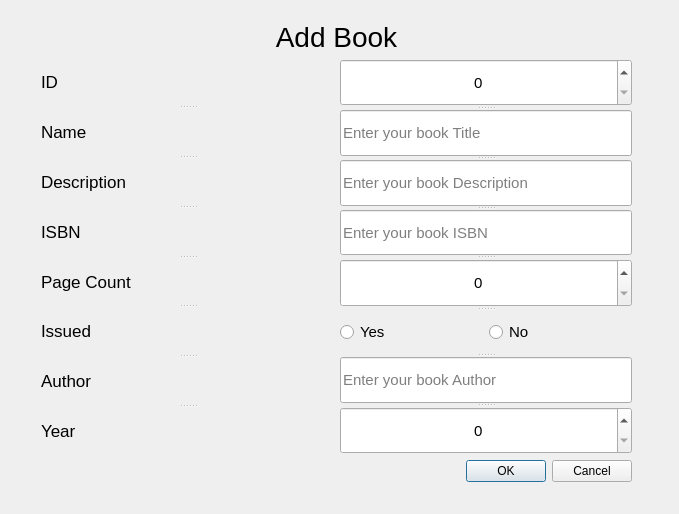
<?xml version="1.0" encoding="UTF-8"?>
<ui version="4.0">
 <class>addBookDialog</class>
 <widget class="QDialog" name="addBookDialog">
  <property name="geometry">
   <rect>
    <x>0</x>
    <y>0</y>
    <width>679</width>
    <height>514</height>
   </rect>
  </property>
  <property name="windowTitle">
   <string>Add Book Dialog</string>
  </property>
  <widget class="QWidget" name="layoutWidget">
   <property name="geometry">
    <rect>
     <x>41</x>
     <y>21</y>
     <width>591</width>
     <height>461</height>
    </rect>
   </property>
   <layout class="QVBoxLayout" name="verticalLayout">
    <item>
     <widget class="QLabel" name="add_book">
      <property name="font">
       <font>
        <pointsize>21</pointsize>
        <weight>50</weight>
        <bold>false</bold>
       </font>
      </property>
      <property name="text">
       <string>Add Book</string>
      </property>
      <property name="alignment">
       <set>Qt::AlignCenter</set>
      </property>
     </widget>
    </item>
    <item>
     <layout class="QHBoxLayout" name="horizontalLayout_2">
      <item>
       <widget class="QSplitter" name="splitter_2">
        <property name="orientation">
         <enum>Qt::Vertical</enum>
        </property>
        <widget class="QLabel" name="id">
         <property name="font">
          <font>
           <pointsize>13</pointsize>
          </font>
         </property>
         <property name="text">
          <string>ID</string>
         </property>
        </widget>
        <widget class="QLabel" name="name">
         <property name="font">
          <font>
           <pointsize>13</pointsize>
          </font>
         </property>
         <property name="text">
          <string>Name</string>
         </property>
        </widget>
        <widget class="QLabel" name="description">
         <property name="font">
          <font>
           <pointsize>13</pointsize>
          </font>
         </property>
         <property name="text">
          <string>Description</string>
         </property>
        </widget>
        <widget class="QLabel" name="isbn">
         <property name="font">
          <font>
           <pointsize>13</pointsize>
           <weight>50</weight>
           <bold>false</bold>
          </font>
         </property>
         <property name="text">
          <string>ISBN</string>
         </property>
        </widget>
        <widget class="QLabel" name="pagecount">
         <property name="font">
          <font>
           <pointsize>13</pointsize>
          </font>
         </property>
         <property name="text">
          <string>Page Count</string>
         </property>
        </widget>
        <widget class="QLabel" name="issued">
         <property name="font">
          <font>
           <pointsize>13</pointsize>
          </font>
         </property>
         <property name="text">
          <string>Issued</string>
         </property>
        </widget>
        <widget class="QLabel" name="author">
         <property name="font">
          <font>
           <pointsize>13</pointsize>
          </font>
         </property>
         <property name="text">
          <string>Author</string>
         </property>
        </widget>
        <widget class="QLabel" name="year">
         <property name="font">
          <font>
           <pointsize>13</pointsize>
          </font>
         </property>
         <property name="text">
          <string>Year</string>
         </property>
        </widget>
       </widget>
      </item>
      <item>
       <widget class="QSplitter" name="splitter">
        <property name="orientation">
         <enum>Qt::Vertical</enum>
        </property>
        <widget class="QSpinBox" name="id_spinBox">
         <property name="enabled">
          <bool>true</bool>
         </property>
         <property name="font">
          <font>
           <pointsize>11</pointsize>
          </font>
         </property>
         <property name="alignment">
          <set>Qt::AlignCenter</set>
         </property>
         <property name="maximum">
          <number>1000</number>
         </property>
        </widget>
        <widget class="QLineEdit" name="name_input">
         <property name="font">
          <font>
           <pointsize>11</pointsize>
          </font>
         </property>
         <property name="text">
          <string/>
         </property>
         <property name="placeholderText">
          <string>Enter your book Title</string>
         </property>
        </widget>
        <widget class="QLineEdit" name="description_input">
         <property name="font">
          <font>
           <pointsize>11</pointsize>
          </font>
         </property>
         <property name="text">
          <string/>
         </property>
         <property name="placeholderText">
          <string>Enter your book Description</string>
         </property>
        </widget>
        <widget class="QLineEdit" name="isbn_input">
         <property name="font">
          <font>
           <pointsize>11</pointsize>
          </font>
         </property>
         <property name="placeholderText">
          <string>Enter your book ISBN</string>
         </property>
        </widget>
        <widget class="QSpinBox" name="pagecount_spinBox">
         <property name="font">
          <font>
           <pointsize>11</pointsize>
          </font>
         </property>
         <property name="alignment">
          <set>Qt::AlignCenter</set>
         </property>
         <property name="maximum">
          <number>9900</number>
         </property>
        </widget>
        <widget class="QWidget" name="layoutWidget">
         <layout class="QHBoxLayout" name="horizontalLayout">
          <item>
           <widget class="QRadioButton" name="yes_radioButton">
            <property name="font">
             <font>
              <pointsize>11</pointsize>
             </font>
            </property>
            <property name="text">
             <string>Yes</string>
            </property>
           </widget>
          </item>
          <item>
           <widget class="QRadioButton" name="no_radioButton">
            <property name="font">
             <font>
              <pointsize>11</pointsize>
             </font>
            </property>
            <property name="text">
             <string>No</string>
            </property>
           </widget>
          </item>
         </layout>
        </widget>
        <widget class="QLineEdit" name="author_input">
         <property name="font">
          <font>
           <pointsize>11</pointsize>
          </font>
         </property>
         <property name="placeholderText">
          <string>Enter your book Author</string>
         </property>
        </widget>
        <widget class="QSpinBox" name="year_spinBox">
         <property name="font">
          <font>
           <pointsize>11</pointsize>
          </font>
         </property>
         <property name="alignment">
          <set>Qt::AlignCenter</set>
         </property>
         <property name="maximum">
          <number>5000</number>
         </property>
        </widget>
       </widget>
      </item>
     </layout>
    </item>
    <item>
     <widget class="QDialogButtonBox" name="buttonBox">
      <property name="orientation">
       <enum>Qt::Horizontal</enum>
      </property>
      <property name="standardButtons">
       <set>QDialogButtonBox::Cancel|QDialogButtonBox::Ok</set>
      </property>
     </widget>
    </item>
   </layout>
  </widget>
 </widget>
 <resources/>
 <connections>
  <connection>
   <sender>buttonBox</sender>
   <signal>accepted()</signal>
   <receiver>addBookDialog</receiver>
   <slot>accept()</slot>
   <hints>
    <hint type="sourcelabel">
     <x>248</x>
     <y>254</y>
    </hint>
    <hint type="destinationlabel">
     <x>157</x>
     <y>274</y>
    </hint>
   </hints>
  </connection>
  <connection>
   <sender>buttonBox</sender>
   <signal>rejected()</signal>
   <receiver>addBookDialog</receiver>
   <slot>reject()</slot>
   <hints>
    <hint type="sourcelabel">
     <x>316</x>
     <y>260</y>
    </hint>
    <hint type="destinationlabel">
     <x>286</x>
     <y>274</y>
    </hint>
   </hints>
  </connection>
 </connections>
</ui>
